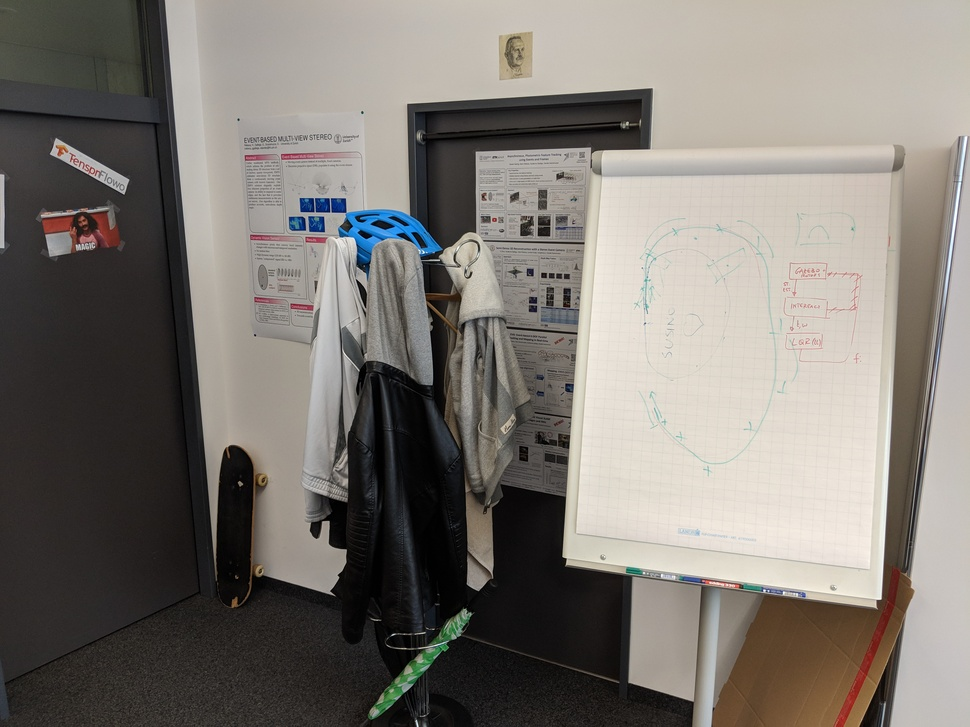
#> input picture exercise4/exercise04/images/img_1.jpg, 970 x 727 px, shrunk from 4032 x 3024 before the run
$ python -i corner.py   (imports and definitions only)   (older library calls are emulated)
#> lines starting #> are read from the running program, lines starting #| are printed output that depends on the picture
#> further down, picture is the input picture: shape (727, 970, 3); mean B, G, R 114.7, 120.8, 126
import numpy as np
from scipy.signal import convolve2d
import cv2


def shi_tomasi(image, patch_size = 9):
#> called with patch_size = 9
    if len(image.shape) > 2:
        image = cv2.cvtColor(image, cv2.COLOR_BGR2GRAY)

    sum_Ix2,sum_Iy2,sum_Ixy = GetStructureMatrix(image,patch_size)

    trace, det = GetTrDet(sum_Ix2,sum_Iy2,sum_Ixy)

    shi_tomasi = (trace / 2.0) - (np.sqrt(trace*trace - 4*det) / 2.0)

    shi_tomasi[shi_tomasi < 0.0] = 0.0

    pr = int(np.floor(patch_size / 2.0))
    shi_tomasi = np.pad(shi_tomasi, pr+1 ,'constant')

    return shi_tomasi

def harris(image, patch_size = 9.0, kappa = 0.08):
    if len(image.shape) > 2:
        image = cv2.cvtColor(image, cv2.COLOR_BGR2GRAY)

    sum_Ix2,sum_Iy2,sum_Ixy = GetStructureMatrix(image,patch_size)

    trace, det = GetTrDet(sum_Ix2,sum_Iy2,sum_Ixy)

    harris = det - trace * trace * kappa

    harris[harris < 0.0] = 0.0

    pr = int(np.floor(patch_size / 2.0))
    harris = np.pad(harris, pr+1 ,'constant')

    return harris


def GetTrDet(sum_Ix2,sum_Iy2,sum_Ixy):
    det = (sum_Ix2 * sum_Iy2) - (sum_Ixy * sum_Ixy)
    trace = sum_Ix2 + sum_Iy2
    return trace, det


def GetStructureMatrix(image,patch_size):
#> called with patch_size = 9
    if len(image.shape) > 2:
        image = cv2.cvtColor(image, cv2.COLOR_BGR2GRAY)

    image = image.astype(np.float)

    # construct the Sobel x-axis kernel
    sbX = np.array((
        [-1, 0, 1],
        [-2, 0, 2],
        [-1, 0, 1]), dtype="int")

    # construct the Sobel y-axis kernel
    sbY = np.array((
        [-1, -2, -1],
        [0, 0, 0],
        [1, 2, 1]), dtype="int")

    ## conv
    Ix = convolve2d(image, sbX, mode='valid')
    Iy = convolve2d(image, sbY, mode='valid')
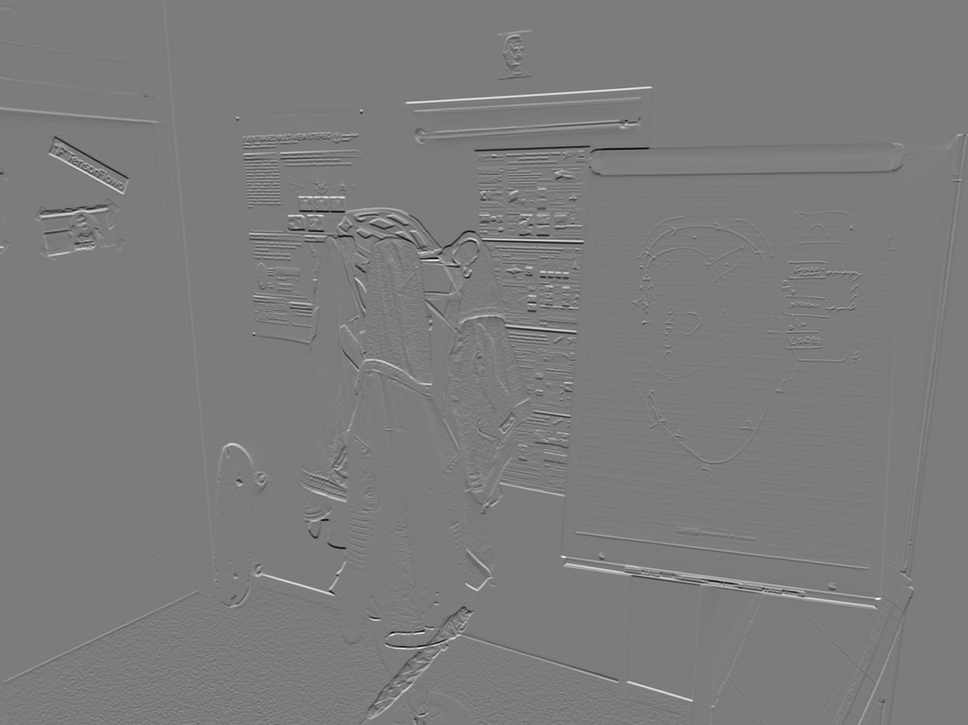
#> Iy: shape (725, 968) float64; min -731, max 767, mean 1.1; drawn with min black and max white
    Ixy = Ix*Iy
    Ix2 = Ix*Ix
    Iy2 = Iy*Iy


    sum_ker = np.ones((patch_size,patch_size))

    sum_Ix2 = convolve2d(Ix2, sum_ker, mode = 'valid')
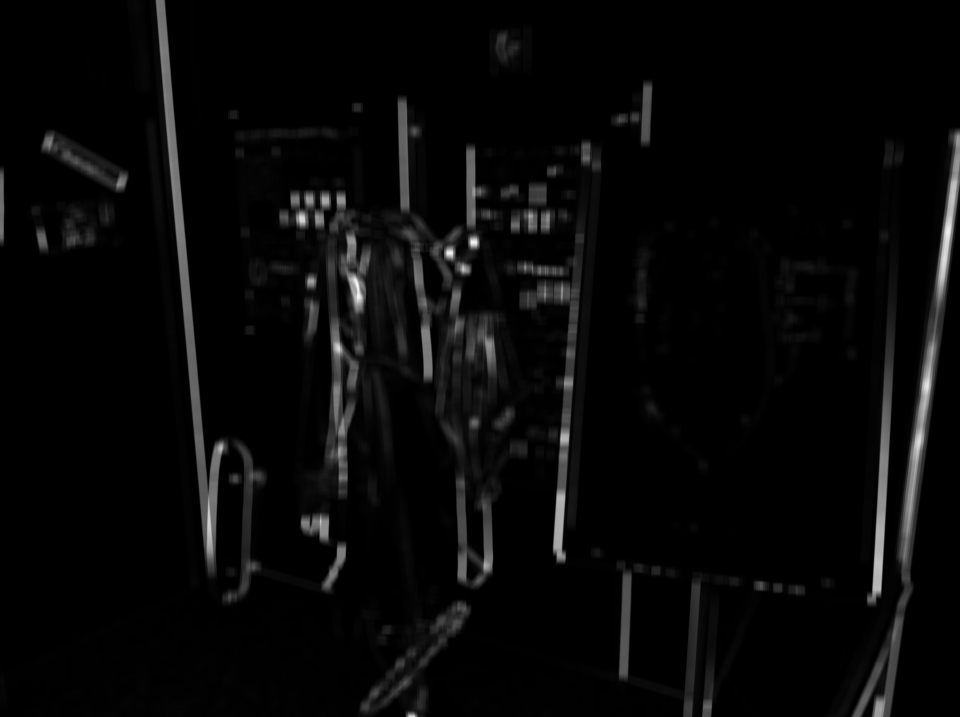
#> sum_Ix2: shape (717, 960) float64; min 12, max 9397062, mean 306399.7; drawn with min black and max white
    sum_Iy2 = convolve2d(Iy2, sum_ker, mode = 'valid')
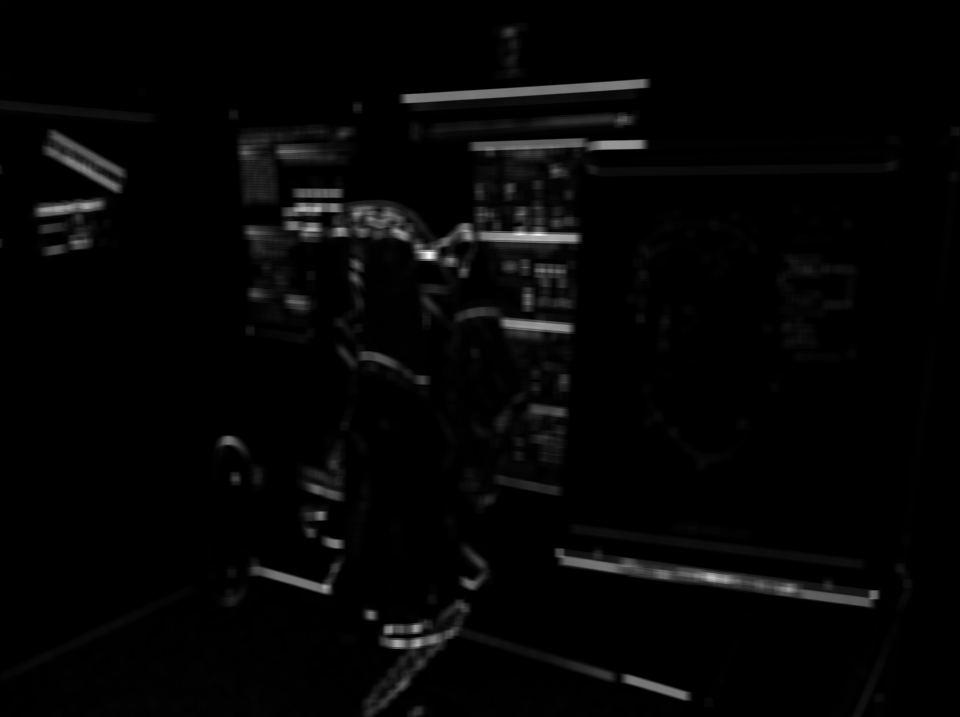
#> sum_Iy2: shape (717, 960) float64; min 5, max 10046879, mean 217398.2; drawn with min black and max white
    sum_Ixy = convolve2d(Ixy, sum_ker, mode = 'valid')
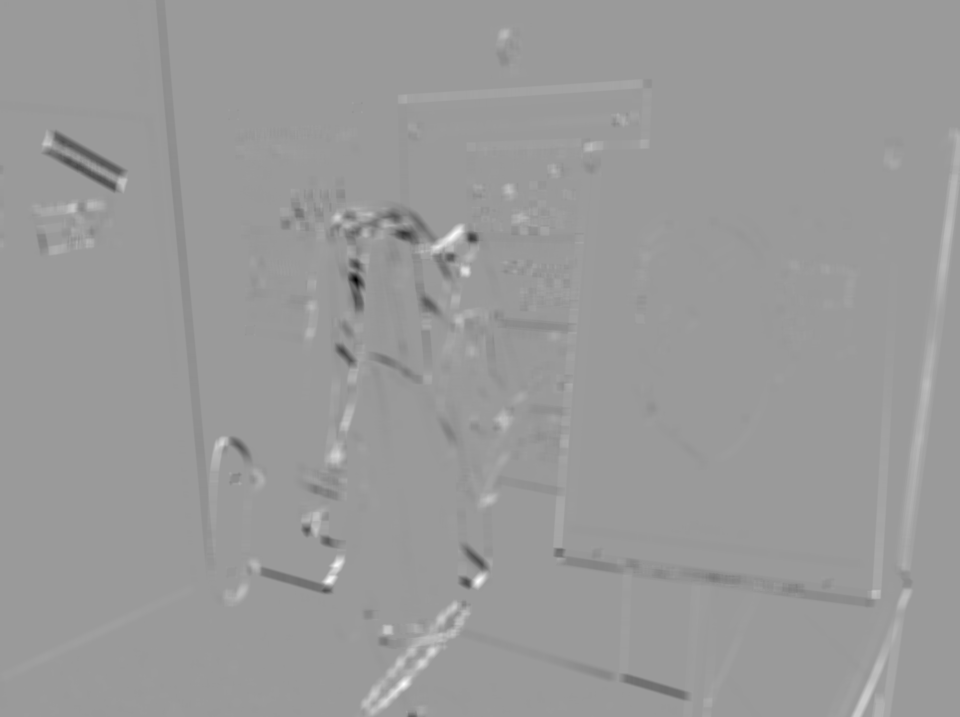
#> sum_Ixy: shape (717, 960) float64; min -4586838, max 2989629, mean -3341.7; drawn with min black and max white

    return (sum_Ix2,sum_Iy2,sum_Ixy)

>>> import cv2
>>> picture = cv2.imread('../../exercise4/exercise04/images/img_1.jpg')
>>> result = shi_tomasi(picture)
#> in GetTrDet, `trace = sum_Ix2 + sum_Iy2`:
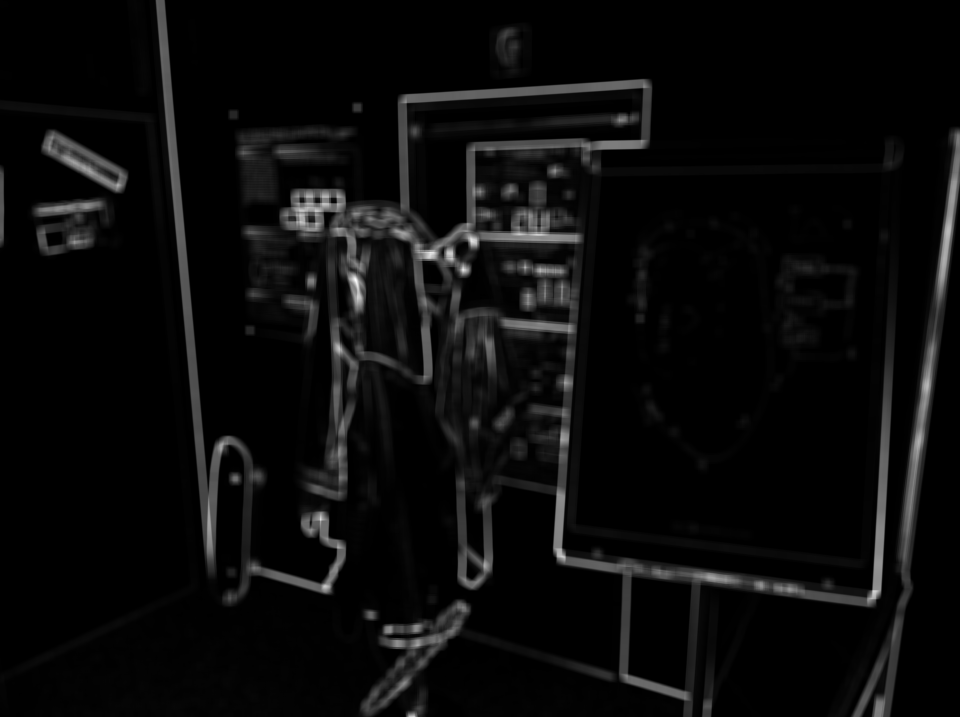
#> trace: shape (717, 960) float64; min 18, max 12055468, mean 523797.9; drawn with min black and max white
#> in shi_tomasi, `shi_tomasi = (trace / 2.0) - (np.sqrt(trace*trace - 4*det) / 2.0)`:
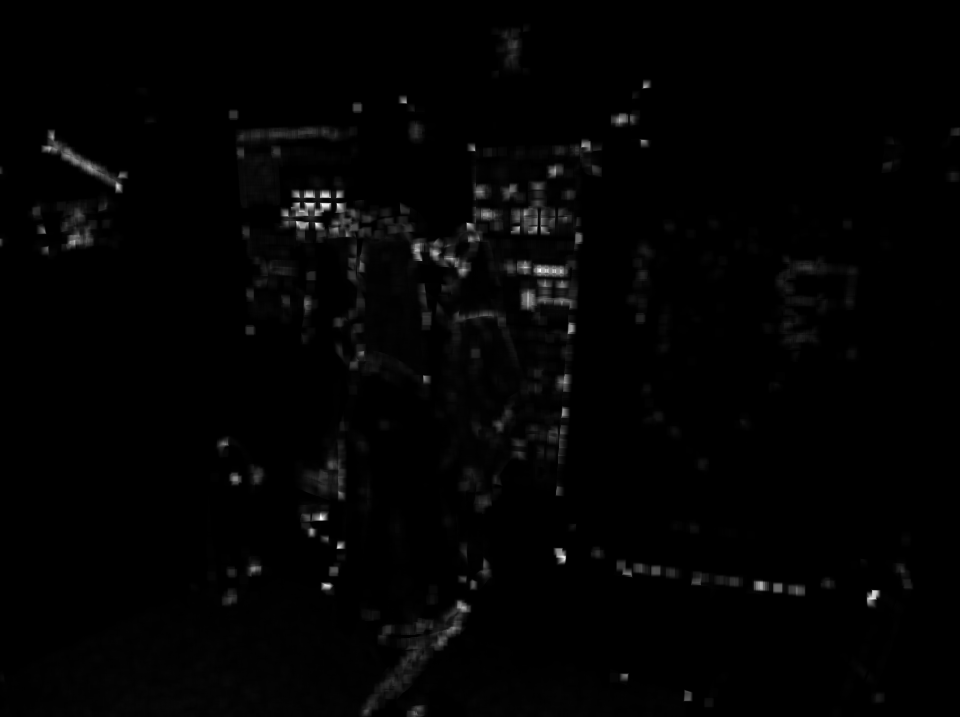
#> shi_tomasi: shape (717, 960) float64; min 4.88, max 4161814.5, mean 54044.2; drawn with min black and max white
